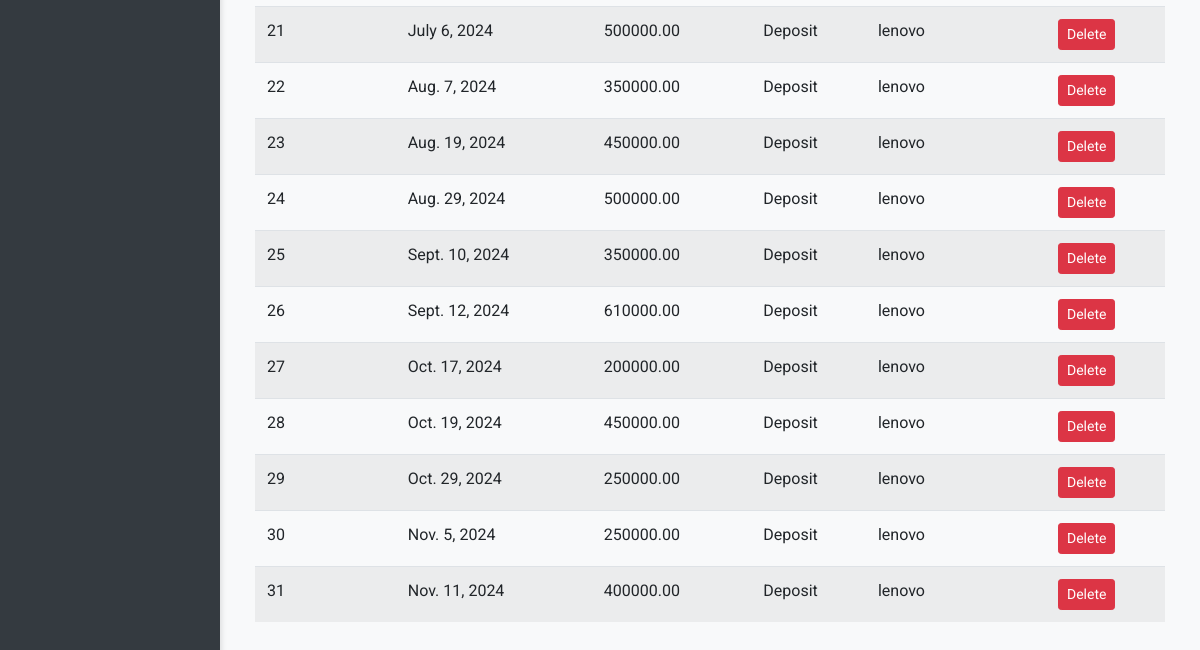
The app's page /list_contra/ (signed in, lower part), older data.
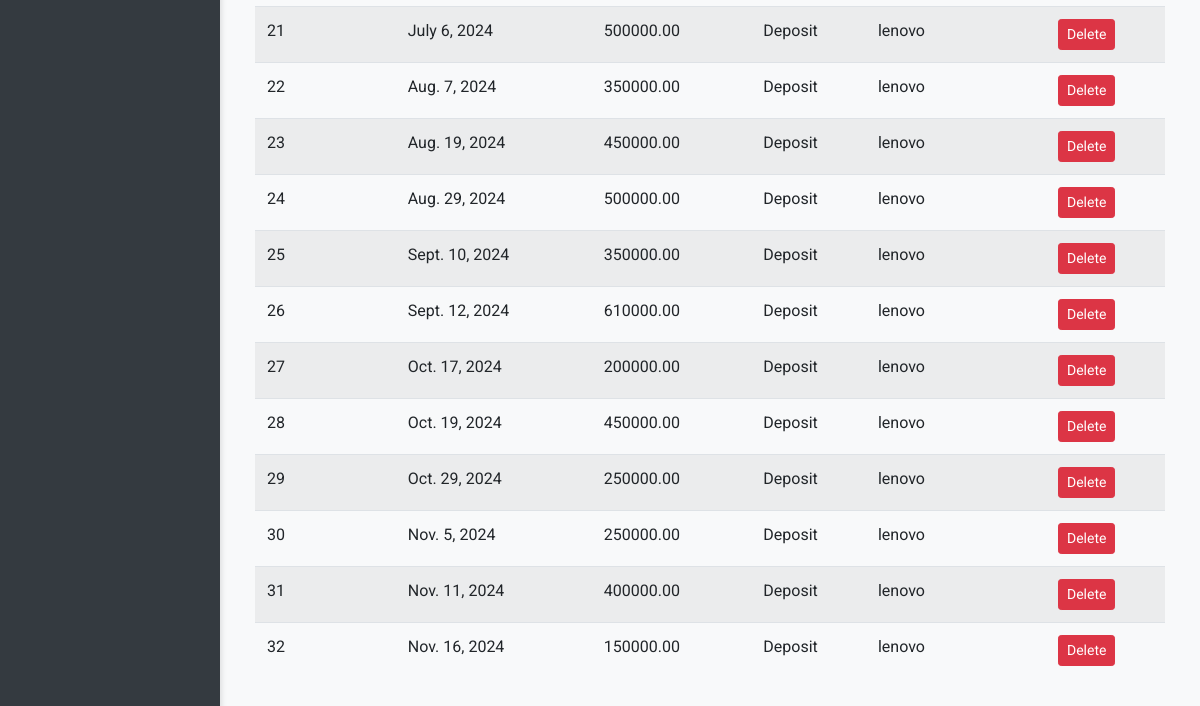
The same page, newer data.
### accounts/models.py (models this page shows, shortened)
class Contra(models.Model):
    CONTRA_TYPE_CHOICES = [
        ('deposit', 'Deposit'),
        ('withdraw', 'Withdraw'),
    ]
    contra_no = models.IntegerField(primary_key=True, unique=True)  # Manual input, must be unique
    amount = models.DecimalField(max_digits=10, decimal_places=2)
    date = models.DateField()  # Manual input
    contra_type = models.CharField(max_length=10, choices=CONTRA_TYPE_CHOICES)
    performed_by = models.ForeignKey(User, on_delete=models.CASCADE)

### accounts/views.py (the view, shortened to what this page needs)
# urls.py: path('list_contra/', list_contra, name='list_contra'),
@login_required
def list_contra(request):
    form = ContraFilterForm(request.GET or None)
    contras = Contra.objects.all()
    context = {
        'form': form,
        'contras': contras
    }
    return render(request, 'list_contra.html', context)

### accounts/templates/list_contra.html (shortened to what this page needs)
{% extends 'base.html' %}
{% block content %}
<div class="container">
    <table class="table table-striped">
        <tbody>
            {% for contra in contras %}
            <tr>
                <td>{{ contra.contra_no }}</td>
                <td>{{ contra.date }}</td>
                <td>{{ contra.amount }}</td>
                <td>{{ contra.get_contra_type_display }}</td>
                <td>{{ contra.performed_by.username }}</td>
                <td>
                    <form method="post" action="{% url 'delete_contra' contra.contra_no %}" onsubmit="return confirm('Are you sure you want to delete this contra transaction?');">
                        <button type="submit" class="btn btn-danger btn-sm">Delete</button>
                    </form>
                </td>
            </tr>
            {% empty %}
            <tr>
                <td colspan="6" class="text-center">No contra transactions found.</td>
            </tr>
            {% endfor %}
        </tbody>
    </table>
</div>
{% endblock %}

Row changes from the older to the newer data that the page shows:
added Contra: contra_no "32", date "Nov. 16, 2024", amount "150000.00", contra_type "Deposit", performed_by.username "lenovo"
